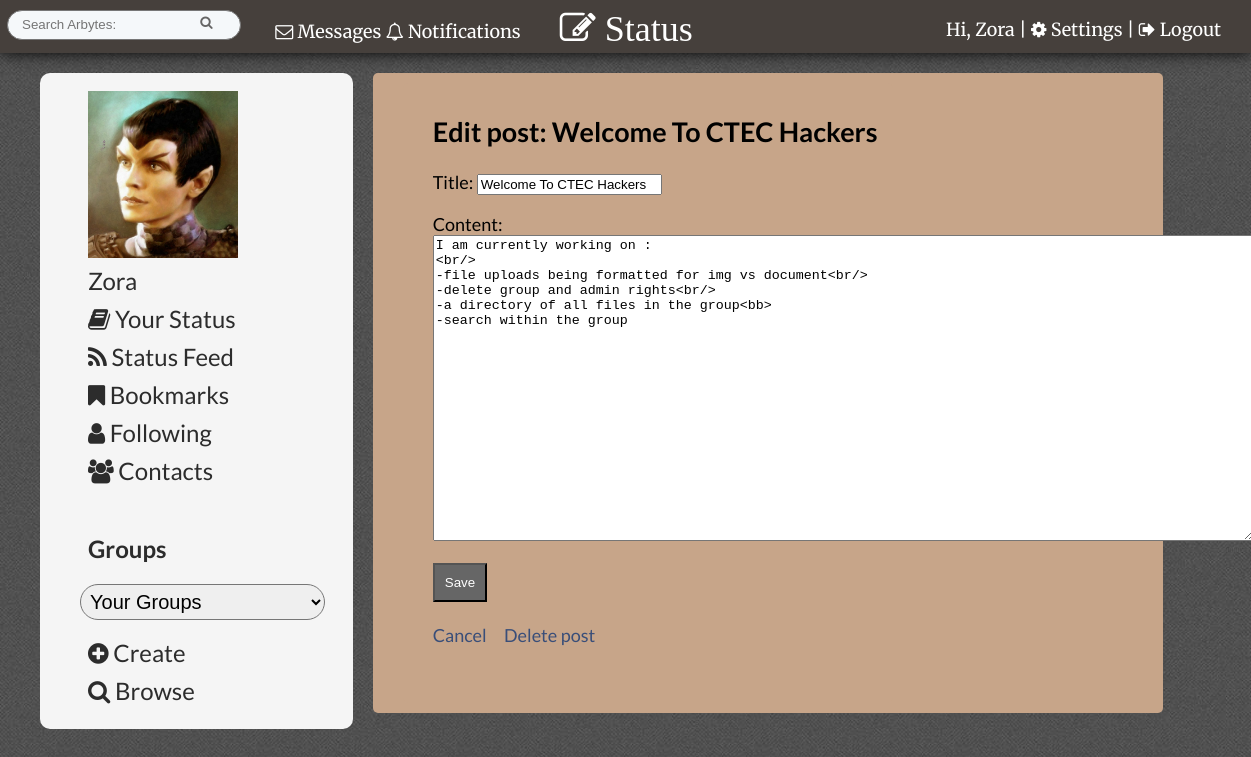
The page /edit_post.php?post_id=67 (signed in) on the database its author committed.
### tables this page shows
CREATE TABLE IF NOT EXISTS `profile_img` (
  `id` int(11) NOT NULL,
  `user_id` int(11) NOT NULL,
  `filepath` varchar(60) NOT NULL,
  `current` tinyint(1) NOT NULL
);

CREATE TABLE IF NOT EXISTS `posts` (
  `id` int(11) NOT NULL,
  `group_id` int(11) NOT NULL,
  `author` int(11) NOT NULL COMMENT 'session stored name',
  `datetime` varchar(60) NOT NULL,
  `title` varchar(60) NOT NULL,
  `content` varchar(900) NOT NULL,
  `is_file` int(1) NOT NULL,
  `file_type` int(1) NOT NULL
);

### edit_post.php (the view, shortened to what this page needs)
<?php include("inc/header.php"); ?>
 <div id="page">
<?php
$post_id =$_GET['post_id'];
$query = "SELECT * FROM posts WHERE id = {$post_id}";
$current_post = mysqli_query($connection, $query);
$post = mysqli_fetch_assoc($current_post);
$title =$post["title"];
$post_content= $post["content"];
?>
  <div id="page">
    <h2>Edit post: <?php echo htmlentities($title); ?></h2>
    <form action="edit_post.php?post_id=<?php echo $post_id; ?>" method="post">
      <p>Title:
        <input type="text" name="title" value="<?php echo htmlentities($title); ?>" />
      </p>
      <p>Content:<br />
        <textarea name="content" rows="20" cols="100"><?php echo htmlentities($post_content); ?></textarea>
      </p>
      <input type="submit" name="submit" value="Save" />
    </form>
    <br />
    <a href="post_single.php?post_id=<?php echo $post_id ?>">Cancel</a>
    <a href="delete.php?post_id=<?php echo urlencode($post_id); ?>" onclick="return confirm('Are you sure?');">Delete post</a>
  </div>
</div>
<?php include("inc/footer.php"); ?>

### inc/header.php (shortened to what this page needs)
<?php require_once("functions/session.php");
require_once("functions/db_connection.php");
confirm_logged_in(); ?>
<!DOCTYPE html>
 <html lang="en">
 <head>
       <link rel="stylesheet" href="css/tabs.css">
     <link rel="stylesheet" href="css/style.css">
     <link rel="stylesheet" href="css/popup.css">
         <link rel="stylesheet" href="//maxcdn.bootstrapcdn.com/font-awesome/4.3.0/css/font-awesome.min.css">
          <?php
		$query  = "SELECT * ";
		$query .= "FROM members ";
		$query .= "WHERE id={$_SESSION['user_id']} ";
		$theme_found = mysqli_query($connection, $query);
        $array= mysqli_fetch_assoc($theme_found);
        $theme= $array['theme'];
		$themequery  = "SELECT * ";
		$themequery .= "FROM themes ";
		$themequery .= "WHERE id={$theme} ";
		$themequery_found = mysqli_query($connection, $themequery);
        $theme_array= mysqli_fetch_assoc($themequery_found);
        $filepath=$theme_array['filepath'];
if($theme==0){ ?>
   <link rel='stylesheet' type='text/css' href='css/white.css' />
    <?php }else{ ?>
   <?php if(!empty($filepath)){ ?>
   <link rel='stylesheet' type='text/css' href='<?php echo $filepath; ?>' />
    <? }else{ ?>
   <link rel='stylesheet' type='text/css' href='css/white.css' />
 <?php } ?>
    <?php }
?>
    <link rel="stylesheet" href="css/slide-down.css">
 </head>
 <body>
    <header>
    <span class="min-clear">
<a href="messages.php?user_id=<?php echo $_SESSION['user_id']; ?>">
    <span class="notif"><i class="fa fa-envelope-o"></i>
 Messages</span>
        </a> </span>
        <a href="notifications.php"><span id="messages_notification"><?php echo $_SESSION['notify_num']; ?></span>
        <span class="notif"><i class="fa fa-bell-o"></i>
 Notifications</span></a>
        <a class="button" href="#popup2">  <i id="new" class="fa fa-pencil-square-o fa-2x"> Status</i></a>
         <p id="welcome">Hi, <a title="View your profile" class="tooltip" href="member_profile.php?user_id=<?php echo $_SESSION['user_id']; ?>"><?php echo $_SESSION['first_name']; ?></a> | <a href="settings.php"><i class="fa fa-cog"></i>
Settings</a> |  <a href="logout.php"><i class="fa fa-sign-out"></i>
 Logout</a></p>
        <form id="searchbar" action="search.php?go" method="post">
        <input type="text" name="query" value="" placeholder="Search Arbytes:" />
      <input type="submit" name="submit" value="&#xf002;" />
        </form>
    </header>
   <aside>
     	<ul>
     	  <?php
        $img_query  = "SELECT * ";
		$img_query .= "FROM profile_img ";
		$img_query .= "WHERE user_id={$_SESSION['user_id']} AND current=1";
		$all_imgs = mysqli_query($connection, $img_query);
        if($all_imgs){
        $img_array= mysqli_fetch_assoc($all_imgs);
  if(!empty($img_array)){
            ?>
       <a title="View your profile" class="tooltip" href="member_profile.php?user_id=<?php echo $_SESSION['user_id']; ?>"> <img id="avatar" src="<?php echo $img_array['filepath']; ?>" title="View Your Profilee"/></a><?php
  }else{
            ?>
       <a title="View your profile" class="tooltip" href="member_profile.php?user_id=<?php echo $_SESSION['user_id']; ?>"> <img src="img/default_avatar.png" title="View Your Profile"/></a><?php
  }
        }else{
            ?>
       <a title="View your profile" class="tooltip" href="member_profile.php?user_id=<?php echo $_SESSION['user_id']; ?>"> <img src="img/default_avatar.png" title="View Your Profile"/></a><?php
        }
      ?>
<li><a title="View your profile" class="tooltip" href="member_profile.php?user_id=<?php echo $_SESSION['user_id']; ?>"><?php echo $_SESSION['first_name']; ?></a></li>
<li><a href="status.php"><i class="fa fa-book"></i> Your Status</a></li>
<li><a href="status_feed.php"><i class="fa fa-rss"></i> Status Feed</a></li>
<li><a href="bookmarks.php"><i class="fa fa-bookmark"></i> Bookmarks</a></li>
<li><a href="following.php"><i class="fa fa-user"></i> Following</a></li>
<li><a href="contacts.php"><i class="fa fa-users"></i> Contacts</a></li>
        <br/>
<h3><a href="browse_groups.php"  title="Browse all groups" >Groups</a></h3>
      <?php
        $groups  = "SELECT * FROM members_groups ";
		$groups .= "WHERE member_id={$_SESSION['user_id']}";
		$groups_found = mysqli_query($connection, $groups);
        if($groups_found){
 echo "<form action=\"go.php\" method=\"POST\">";
 echo "<select id=\"groupslist\" name=\"groupslist\" onchange=\"this.form.submit()\" >";
       echo "<option name=\"group\" value=\"\" >Your Groups</option>";
               echo "</select></form>";
        }
            ?>
  <li><a href="new_group.php"><i class="fa fa-plus-circle"></i>
 Create</a></li>
  <li><a href="browse_groups.php"><i class="fa fa-search"></i>
 Browse</a></li>
       </ul>
     </aside>

### css/style.css (style rules this page uses)
body { background: #BABABA; padding: 0; margin: 0; font-size: 18px; font-family: 'Lato', sans-serif; }
#groupslist { width: 90%; padding: 5px; border-radius: 20px; font-size: 20px; margin-bottom: 15px; }
h2 { clear: both; }
header #new { position: absolute; margin-left: 30px; }
header, footer { font-family: 'Merriweather', serif; }
img { max-width: 600px; }
aside { display: block; }
.notif { position: relative; left: -9px; top:10px; z-index: 2; }
header a { text-decoration: none; }
#avatar { width: 150px; }
header { color: white; padding: 10px 30px 20px 50px; margin-bottom: 20px; box-shadow: 0 0 15px black; }
#welcome { float: right; position: relative; top: -10px; }
#searchbar { -moz-box-sizing: border-box; box-sizing: border-box; width: 20%; padding: 5px 12px 6px 12px; font-size: 17px; line-height: 1.5; color: #292f33; background-color: #f5f8fa; border: 1px solid #777; border-radius: 21px; transition: all .2s ease-in-out; float: left; position: relative; left: -43px; }
#searchbar input { border:none; background-color: #f5f8fa; width: 80%; float: left; }
input[type="submit"] { padding: 10px; background: #666; color: white; }
#searchbar input[type="submit"], #groupsearch input[type="submit"] { padding: 0; font-family: FontAwesome; width: 32px; float: left; content: "&#xf002;"; color: #666; }
#page { border-radius: 5px; padding: 10px; padding-left: 30px; margin-bottom: 20px; max-width: 1100px; margin: 0 auto; width: 60%; float: left; min-height: 600px; height: auto; max-width: 1100px; font-size: 18px; }
a { text-decoration: none; }
aside { margin: 0 10px 0 10px; width: 15%; padding: 10px; float: left; margin-right: 20px; margin-left: 40px; border-radius: 10px; }
aside ul li { line-height: 2em; list-style: none }
aside a { color: black; font-size: 24px; padding: 8px; text-decoration: none; text-align: left; }
aside ul { width: auto; }
.tooltip { display: inline; position: relative; }
@media (max-width: 1400px) { aside { width: 25%; padding: 0; } }

### themes/87/coffee.css (style rules this page uses)
body { background-image: url(../../img/tweed.JPG); }
a { color: #394E79; }
header a { color: white; }
header { background: #46403C; color: white; }
#page { background: #C7A589; }
aside, nav { background: whitesmoke; }
aside a { color: #2C2C2C; }

### rows shown on the page
profile_img: filepath (picture)
posts: title "Welcome To CTEC Hackers", content "I am currently working on : <br/> -file uploads being formatted for img vs document<br/> -delete group and admin rights<br/> -a directory of all files in the group<bb> -search within the group"

### other values the page prints
$_SESSION['first_name'] "Zora"
